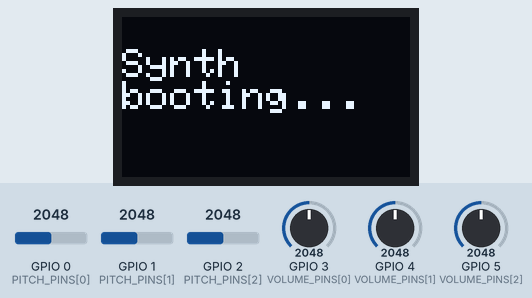
This program was run on a simulated ESP32-C3. On the bench: 72×40 one-colour display. Inputs (shaded band) come from the test bench; at power-on: GPIO 0 (PITCH_PINS[0]) = 2048, GPIO 1 (PITCH_PINS[1]) = 2048, GPIO 2 (PITCH_PINS[2]) = 2048, GPIO 3 (VOLUME_PINS[0]) = 2048, GPIO 4 (VOLUME_PINS[1]) = 2048, GPIO 5 (VOLUME_PINS[2]) = 2048 (analog values on the 0–4095 scale). I2S audio is not simulated (input reads silence).

Above: at 0.1 s.

The program:

main.cpp
```cpp
// ESP32-C3 3-oscillator synth (PlatformIO build)
// - 3 software sine oscillators, mixed and output as audio
// - 3 potentiometers set pitch, 3 potentiometers set volume, read via ADC
// - SSD1306-family OLED shows live frequency/volume per oscillator
//
// Targets a specific user's ESP32-C3 board with a built-in ~0.4" OLED.
// The C3 has no DAC peripheral, so audio goes out over I2S to an external
// MAX98357A mono amp (I2S DAC + Class-D amp in one chip), replacing the
// earlier LEDC-PWM-into-RC-filter approach.
//
//   Audio: I2S -> MAX98357A -> speaker
//     LRC (word select) -> GPIO9, BCLK (bit clock) -> GPIO7, DIN (data) -> GPIO10
//     Amp SD tied directly to 3V3 (enable, mono (L+R)/2 output); GAIN left
//     floating (9dB, MAX98357A default); amp GND -> board GND; amp Vin ->
//     board 5V pin (NOT 3V3 -- this module needs 5V to actually produce
//     output, even though 3.3V is within the MAX98357A's datasheet range;
//     see esp32_i2s_test/src/main.cpp's STATUS note for how this was found).
//     Samples are sent as 32-bit words (64x BCLK/LRCLK ratio) even though
//     only ~16 bits of audio precision are used: the MAX98357A's automatic
//     clock-ratio auto-detect is known to be unreliable at the 32x (16-bit)
//     ratio and solid at 64x.
//     None of GPIO7/9/10 are this board's onboard LED (GPIO8 -- see CLAUDE.md
//     hardware notes; a continuously-toggling signal there visibly lit the
//     LED solid and corrupted the clock badly enough to kill audio) or its
//     ADC-capable pins (GPIO0-5, all spoken for by the 6 pots below), so
//     there's no interference between I2S and either of those. GPIO9 is a
//     strapping pin but safe to reuse: it's driven by the ESP32 (as an I2S
//     output) into a high-impedance amp input, so nothing pulls it during
//     boot the way a pull-down/up load would.
//   Pots:  wiper -> ADC pin, outer legs -> 3V3 and GND
//     (C3 only exposes 6 ADC-capable pins total: GPIO0-5)
//     Pitch pots:  osc1 GPIO0, osc2 GPIO1, osc3 GPIO2
//     Volume pots: osc1 GPIO3, osc2 GPIO4, osc3 GPIO5
//   OLED: this firmware's display pin/library assumptions are stale and
//     unrelated to the I2S pins above -- see CLAUDE.md's hardware notes for
//     the confirmed OLED pinout (GPIO5/6) and what still needs porting here.

#include <Arduino.h>
#include <Wire.h>
#include <Adafruit_GFX.h>
#include <Adafruit_SSD1306.h>
#include <driver/i2s.h>

// ---------- Display ----------
#define SCREEN_WIDTH 72
#define SCREEN_HEIGHT 40
#define OLED_RESET -1
#define OLED_ADDR 0x3C
Adafruit_SSD1306 display(SCREEN_WIDTH, SCREEN_HEIGHT, &Wire, OLED_RESET);

// ---------- Audio ----------
#define SAMPLE_RATE 20000
#define NUM_OSC 3

// No DAC on this chip -- audio goes out over I2S to an external MAX98357A.
#define I2S_PORT I2S_NUM_0
#define I2S_PIN_LRC 9   // word select
#define I2S_PIN_BCLK 7  // bit clock -- NOT GPIO8: that's this board's onboard LED pin,
                         // whose LED+resistor load corrupts a fast toggling signal
#define I2S_PIN_DOUT 10 // data out -> amp DIN
#define I2S_BLOCK_SAMPLES 128
static const uint8_t PITCH_PINS[NUM_OSC] = {0, 1, 2};
static const uint8_t VOLUME_PINS[NUM_OSC] = {3, 4, 5};

#define FREQ_MIN 40.0f
#define FREQ_MAX 1200.0f

// 256-entry sine wavetable, unsigned 8-bit (0..255, centered at 128)
static uint8_t sineTable[256];

// Phase accumulators / increments. Both writeAudioBlock() and readControls()
// now run from loop() (no more ISR), so plain (non-volatile) shared state is
// fine -- there's no concurrent access to synchronize against.
uint32_t phaseAcc[NUM_OSC] = {0, 0, 0};
uint32_t phaseInc[NUM_OSC] = {0, 0, 0};
uint8_t oscVolume[NUM_OSC] = {200, 200, 200}; // 0..255

// UI state (updated in loop)
float oscFreq[NUM_OSC] = {0, 0, 0};
uint8_t oscVolPct[NUM_OSC] = {0, 0, 0};

// I2S TX buffer: interleaved stereo frames, mono signal duplicated to both
// channels (the amp sums/selects channels per its SD pin strapping). 32-bit
// words (not 16): see the bits_per_sample comment in setupI2S().
static int32_t i2sBuf[I2S_BLOCK_SAMPLES * 2];

void setupI2S();
void writeAudioBlock();
uint32_t freqToPhaseInc(float freq);
void buildSineTable();
void readControls();
void updateDisplay();

void setupI2S() {
  i2s_config_t i2sConfig = {};
  i2sConfig.mode = static_cast<i2s_mode_t>(I2S_MODE_MASTER | I2S_MODE_TX);
  i2sConfig.sample_rate = SAMPLE_RATE;
  // 32-bit (not 16): the MAX98357A's automatic BCLK/LRCLK ratio detection is
  // known to be unreliable at 32x (16-bit stereo) but solid at 64x. Audio
  // content below still only needs ~16 bits; the low bits are left at zero.
  i2sConfig.bits_per_sample = I2S_BITS_PER_SAMPLE_32BIT;
  i2sConfig.channel_format = I2S_CHANNEL_FMT_RIGHT_LEFT;
  i2sConfig.communication_format = I2S_COMM_FORMAT_STAND_I2S;
  i2sConfig.intr_alloc_flags = ESP_INTR_FLAG_LEVEL1;
  i2sConfig.dma_buf_count = 4;
  i2sConfig.dma_buf_len = I2S_BLOCK_SAMPLES;
  i2sConfig.use_apll = false;
  i2sConfig.tx_desc_auto_clear = true;
  esp_err_t installErr = i2s_driver_install(I2S_PORT, &i2sConfig, 0, NULL);
  if (installErr != ESP_OK) {
    Serial.printf("i2s_driver_install failed: %s\n", esp_err_to_name(installErr));
  }

  i2s_pin_config_t pinConfig = {};
  pinConfig.mck_io_num = I2S_PIN_NO_CHANGE; // unused; defaults to GPIO0 if left unset
  pinConfig.bck_io_num = I2S_PIN_BCLK;
  pinConfig.ws_io_num = I2S_PIN_LRC;
  pinConfig.data_out_num = I2S_PIN_DOUT;
  pinConfig.data_in_num = I2S_PIN_NO_CHANGE; // TX only
  esp_err_t pinErr = i2s_set_pin(I2S_PORT, &pinConfig);
  if (pinErr != ESP_OK) {
    Serial.printf("i2s_set_pin failed: %s\n", esp_err_to_name(pinErr));
  }
}

// Fills one block of samples from the oscillators and blocks on i2s_write()
// until the DMA queue accepts it -- this paces the loop close to real-time,
// taking over the job the hardware timer ISR used to do for PWM.
void writeAudioBlock() {
  for (int n = 0; n < I2S_BLOCK_SAMPLES; n++) {
    int32_t mix = 0;
    for (int i = 0; i < NUM_OSC; i++) {
      phaseAcc[i] += phaseInc[i];
      uint8_t sample = sineTable[phaseAcc[i] >> 24]; // top 8 bits -> table index
      int16_t centered = static_cast<int16_t>(sample) - 128; // -128..127
      mix += (centered * oscVolume[i]) / 255;
    }
    int32_t out = (mix / NUM_OSC) << 24; // -128..127 -> MSB-justified in 32-bit word
    i2sBuf[2 * n] = out;
    i2sBuf[2 * n + 1] = out; // duplicate mono onto both I2S channels
  }
  size_t bytesWritten;
  i2s_write(I2S_PORT, i2sBuf, sizeof(i2sBuf), &bytesWritten, portMAX_DELAY);
}

uint32_t freqToPhaseInc(float freq) {
  // phaseInc = freq * 2^32 / SAMPLE_RATE
  return static_cast<uint32_t>((freq * 4294967296.0f) / SAMPLE_RATE);
}

void buildSineTable() {
  for (int i = 0; i < 256; i++) {
    float angle = (2.0f * PI * i) / 256.0f;
    sineTable[i] = static_cast<uint8_t>(128.0f + 127.0f * sinf(angle));
  }
}

void readControls() {
  for (int i = 0; i < NUM_OSC; i++) {
    int rawPitch = analogRead(PITCH_PINS[i]);   // 0..4095
    int rawVol = analogRead(VOLUME_PINS[i]);    // 0..4095

    float freq = FREQ_MIN + (FREQ_MAX - FREQ_MIN) * (rawPitch / 4095.0f);
    uint8_t vol = static_cast<uint8_t>((rawVol * 255UL) / 4095UL);

    oscFreq[i] = freq;
    oscVolPct[i] = static_cast<uint8_t>((rawVol * 100UL) / 4095UL);

    phaseInc[i] = freqToPhaseInc(freq);
    oscVolume[i] = vol;
  }
}

void updateDisplay() {
  display.clearDisplay();
  display.setTextSize(1);
  display.setTextColor(SSD1306_WHITE);

  // Compact single-line-per-oscillator layout for the small onboard panel
  // (screen size itself is unverified -- see the wiring comment up top).
  display.setCursor(0, 0);
  display.println("OSC SYNTH");
  for (int i = 0; i < NUM_OSC; i++) {
    display.setCursor(0, 8 * (i + 1));
    display.print(i + 1);
    display.print(':');
    display.print(static_cast<int>(oscFreq[i]));
    display.print("Hz ");
    display.print(oscVolPct[i]);
    display.print('%');
  }

  display.display();
}

void setup() {
  Serial.begin(115200);

  // ADC pins are input-only on the C3, no pinMode needed for analogRead.
  analogReadResolution(12);

  buildSineTable();

  if (!display.begin(SSD1306_SWITCHCAPVCC, OLED_ADDR)) {
    Serial.println("SSD1306 not found, continuing without display");
  } else {
    display.clearDisplay();
    display.setTextSize(1);
    display.setTextColor(SSD1306_WHITE);
    display.setCursor(0, 8);
    display.println("Synth");
    display.println("booting...");
    display.display();
  }

  readControls();

  setupI2S();
}

void loop() {
  // Keeps the I2S DMA queue fed; i2s_write() blocking is what paces this
  // loop to roughly real-time now that there's no audio-rate timer ISR.
  writeAudioBlock();

  static uint32_t lastControlUpdate = 0;
  uint32_t now = millis();
  if (now - lastControlUpdate >= 80) {
    lastControlUpdate = now;
    readControls();
    // updateDisplay() is NOT called here: on this chip, having the I2S
    // driver active at the same time as any I2C (Wire) transaction causes
    // multi-second bus stalls (both directions) -- a known Arduino-ESP32
    // core bug, not a wiring issue: see
    // github.com/espressif/arduino-esp32/issues/4686. The one Wire
    // transaction that happens before setupI2S() in setup() (the static
    // "Synth / booting..." screen) is unaffected and still works.
  }
}
```
